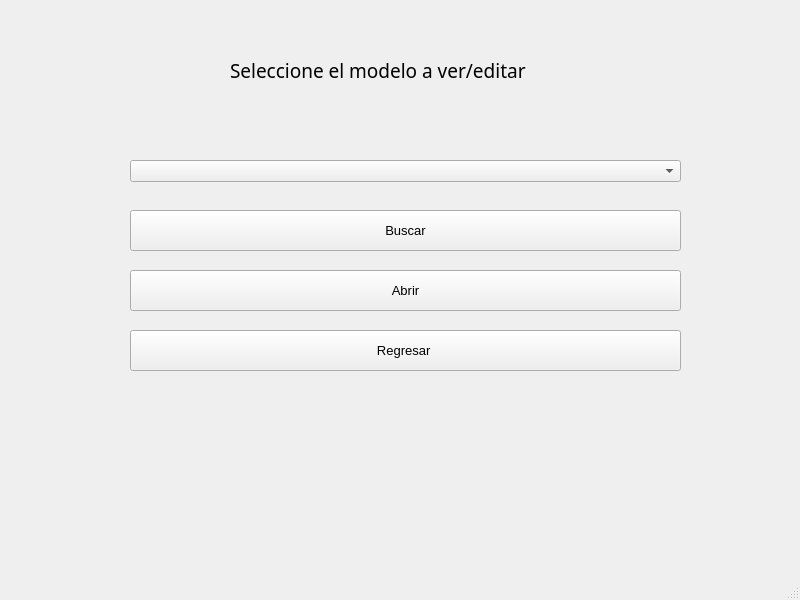
<?xml version="1.0" encoding="UTF-8"?>
<ui version="4.0">
 <class>MainWindow</class>
 <widget class="QMainWindow" name="MainWindow">
  <property name="geometry">
   <rect>
    <x>0</x>
    <y>0</y>
    <width>800</width>
    <height>600</height>
   </rect>
  </property>
  <property name="windowTitle">
   <string>MainWindow</string>
  </property>
  <widget class="QWidget" name="centralwidget">
   <widget class="QLabel" name="label">
    <property name="geometry">
     <rect>
      <x>230</x>
      <y>20</y>
      <width>401</width>
      <height>101</height>
     </rect>
    </property>
    <property name="font">
     <font>
      <family>Segoe Fluent Icons</family>
      <pointsize>14</pointsize>
     </font>
    </property>
    <property name="text">
     <string>Seleccione el modelo a ver/editar</string>
    </property>
   </widget>
   <widget class="QComboBox" name="comboBox">
    <property name="geometry">
     <rect>
      <x>130</x>
      <y>160</y>
      <width>551</width>
      <height>22</height>
     </rect>
    </property>
    <property name="font">
     <font>
      <pointsize>10</pointsize>
     </font>
    </property>
   </widget>
   <widget class="QPushButton" name="pushButton">
    <property name="geometry">
     <rect>
      <x>130</x>
      <y>330</y>
      <width>551</width>
      <height>41</height>
     </rect>
    </property>
    <property name="font">
     <font>
      <pointsize>10</pointsize>
     </font>
    </property>
    <property name="text">
     <string>Regresar </string>
    </property>
   </widget>
   <widget class="QPushButton" name="pushButton_2">
    <property name="geometry">
     <rect>
      <x>130</x>
      <y>270</y>
      <width>551</width>
      <height>41</height>
     </rect>
    </property>
    <property name="font">
     <font>
      <pointsize>10</pointsize>
     </font>
    </property>
    <property name="text">
     <string>Abrir</string>
    </property>
   </widget>
   <widget class="QPushButton" name="pushButton_3">
    <property name="geometry">
     <rect>
      <x>130</x>
      <y>210</y>
      <width>551</width>
      <height>41</height>
     </rect>
    </property>
    <property name="font">
     <font>
      <pointsize>10</pointsize>
     </font>
    </property>
    <property name="text">
     <string>Buscar</string>
    </property>
   </widget>
  </widget>
  <widget class="QMenuBar" name="menubar">
   <property name="geometry">
    <rect>
     <x>0</x>
     <y>0</y>
     <width>800</width>
     <height>26</height>
    </rect>
   </property>
  </widget>
  <widget class="QStatusBar" name="statusbar"/>
 </widget>
 <resources/>
 <connections/>
</ui>
